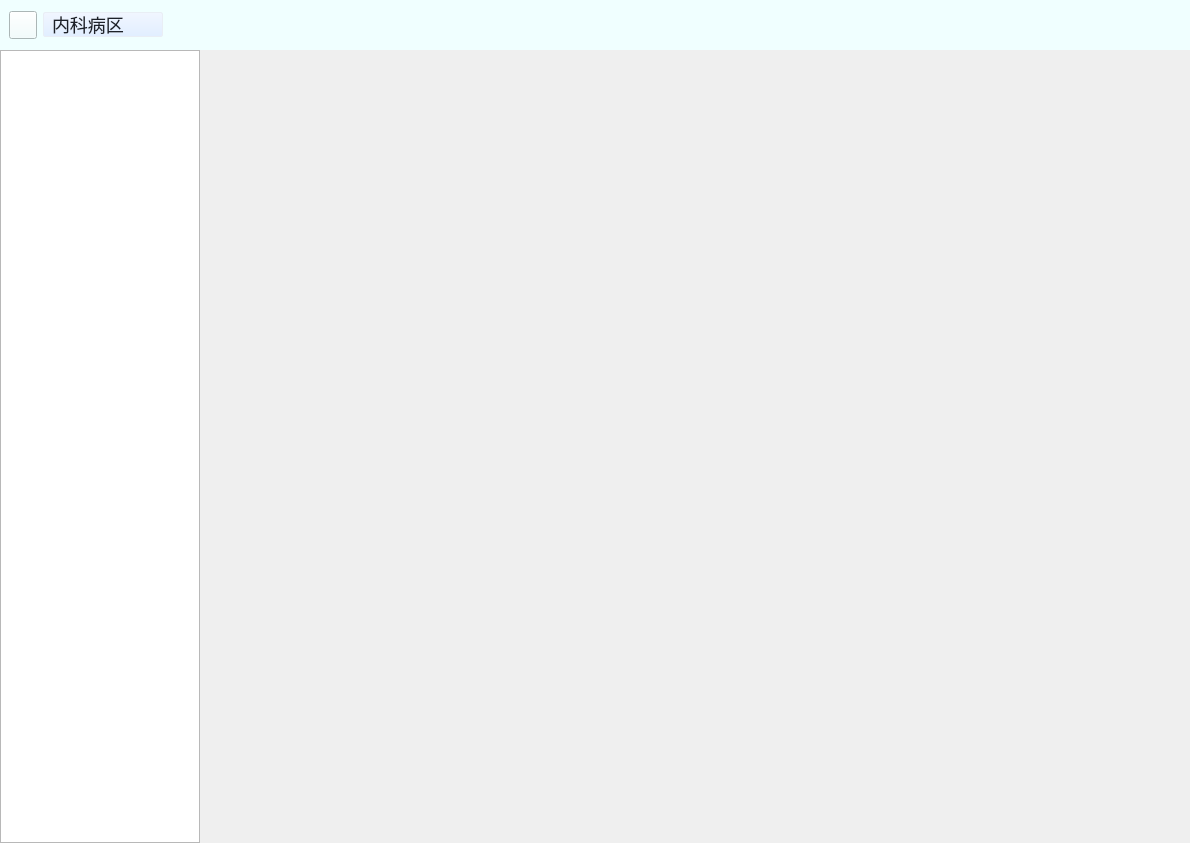
<?xml version="1.0" encoding="UTF-8"?>
<ui version="4.0">
 <class>MainPage</class>
 <widget class="QWidget" name="MainPage">
  <property name="geometry">
   <rect>
    <x>0</x>
    <y>0</y>
    <width>1190</width>
    <height>843</height>
   </rect>
  </property>
  <property name="windowTitle">
   <string>Form</string>
  </property>
  <layout class="QVBoxLayout" name="verticalLayout">
   <property name="spacing">
    <number>0</number>
   </property>
   <property name="leftMargin">
    <number>0</number>
   </property>
   <property name="topMargin">
    <number>0</number>
   </property>
   <property name="rightMargin">
    <number>0</number>
   </property>
   <property name="bottomMargin">
    <number>0</number>
   </property>
   <item>
    <widget class="QWidget" name="widget" native="true">
     <property name="minimumSize">
      <size>
       <width>0</width>
       <height>50</height>
      </size>
     </property>
     <property name="maximumSize">
      <size>
       <width>16777215</width>
       <height>50</height>
      </size>
     </property>
     <property name="styleSheet">
      <string notr="true">background:#F0FFFF</string>
     </property>
     <layout class="QHBoxLayout" name="horizontalLayout">
      <item>
       <widget class="QPushButton" name="pushButton">
        <property name="minimumSize">
         <size>
          <width>28</width>
          <height>28</height>
         </size>
        </property>
        <property name="maximumSize">
         <size>
          <width>28</width>
          <height>28</height>
         </size>
        </property>
        <property name="styleSheet">
         <string notr="true">border-image:url(:/icons/images/menu.png)</string>
        </property>
        <property name="text">
         <string/>
        </property>
       </widget>
      </item>
      <item>
       <widget class="QComboBox" name="comboBox">
        <property name="minimumSize">
         <size>
          <width>120</width>
          <height>0</height>
         </size>
        </property>
        <property name="maximumSize">
         <size>
          <width>120</width>
          <height>16777215</height>
         </size>
        </property>
        <property name="styleSheet">
         <string notr="true">
QComboBox
{
	background-color:qlineargradient(x1:0, y1:0, x2:0, y2:1, stop:0 #F1F6FF , stop:1 #E1EEFF);
	border-radius: 2px;
	border: 1px solid #E9EEF5;
	font-size: 18px;
	font-weight: 400;
	color: #1D2129;
	line-height: 22px;
	padding-left:8px;
}
QComboBox::down-arrow
{
	border-image:url(&quot;:/icons/images/icons_combobox_down_arrow.png&quot;);
}
QComboBox::drop-down
{
	border:none;
	background:transparent;
	padding-right:6px;
}

/* 下拉后，整个下拉窗体样式 */
QComboBox QAbstractItemView {
    outline: 0px solid gray;   
    border: none;   
    background-color: #FFFFFF;   
    selection-background-color: #40a9ff;   
	font-size: 14px;
	font-weight: 400;
	color: #1D2129;
	line-height: 22px;
	border-radius:3px;
	margin-left:4px;
}

/* 下拉后，整个下拉窗体每项的样式 */
QComboBox QAbstractItemView::item {
    height: 40px;   /* 项的高度 */
}

/* 下拉后，整个下拉窗体被选择的每项的样式 */
QComboBox QAbstractItemView::item:selected {
   color:#FFFFFF;
   background-color: #1479FF;   /* 整个下拉窗体越过每项的背景色 */
}

/* QComboBox中的垂直滚动条 */
QComboBox QAbstractScrollArea QScrollBar:vertical {
    border:none;
	background:transparent;
}

QComboBox QAbstractScrollArea QScrollBar::handle:vertical {
	width: 8px;
    background-color:;   /* 空白区域的背景色*/
	border-radius:4px;
    background: #C9CDD4;   /* 小方块的背景色深灰lightblue */
}</string>
        </property>
        <item>
         <property name="text">
          <string>内科病区</string>
         </property>
        </item>
       </widget>
      </item>
      <item>
       <spacer name="horizontalSpacer">
        <property name="orientation">
         <enum>Qt::Horizontal</enum>
        </property>
        <property name="sizeHint" stdset="0">
         <size>
          <width>1003</width>
          <height>20</height>
         </size>
        </property>
       </spacer>
      </item>
     </layout>
    </widget>
   </item>
   <item>
    <layout class="QHBoxLayout" name="horizontalLayout_2">
     <item>
      <widget class="QTreeView" name="treeView">
       <property name="minimumSize">
        <size>
         <width>200</width>
         <height>0</height>
        </size>
       </property>
       <property name="maximumSize">
        <size>
         <width>200</width>
         <height>16777215</height>
        </size>
       </property>
       <property name="editTriggers">
        <set>QAbstractItemView::NoEditTriggers</set>
       </property>
      </widget>
     </item>
     <item>
      <widget class="QStackedWidget" name="stackedWidget"/>
     </item>
    </layout>
   </item>
  </layout>
 </widget>
 <resources/>
 <connections/>
</ui>
